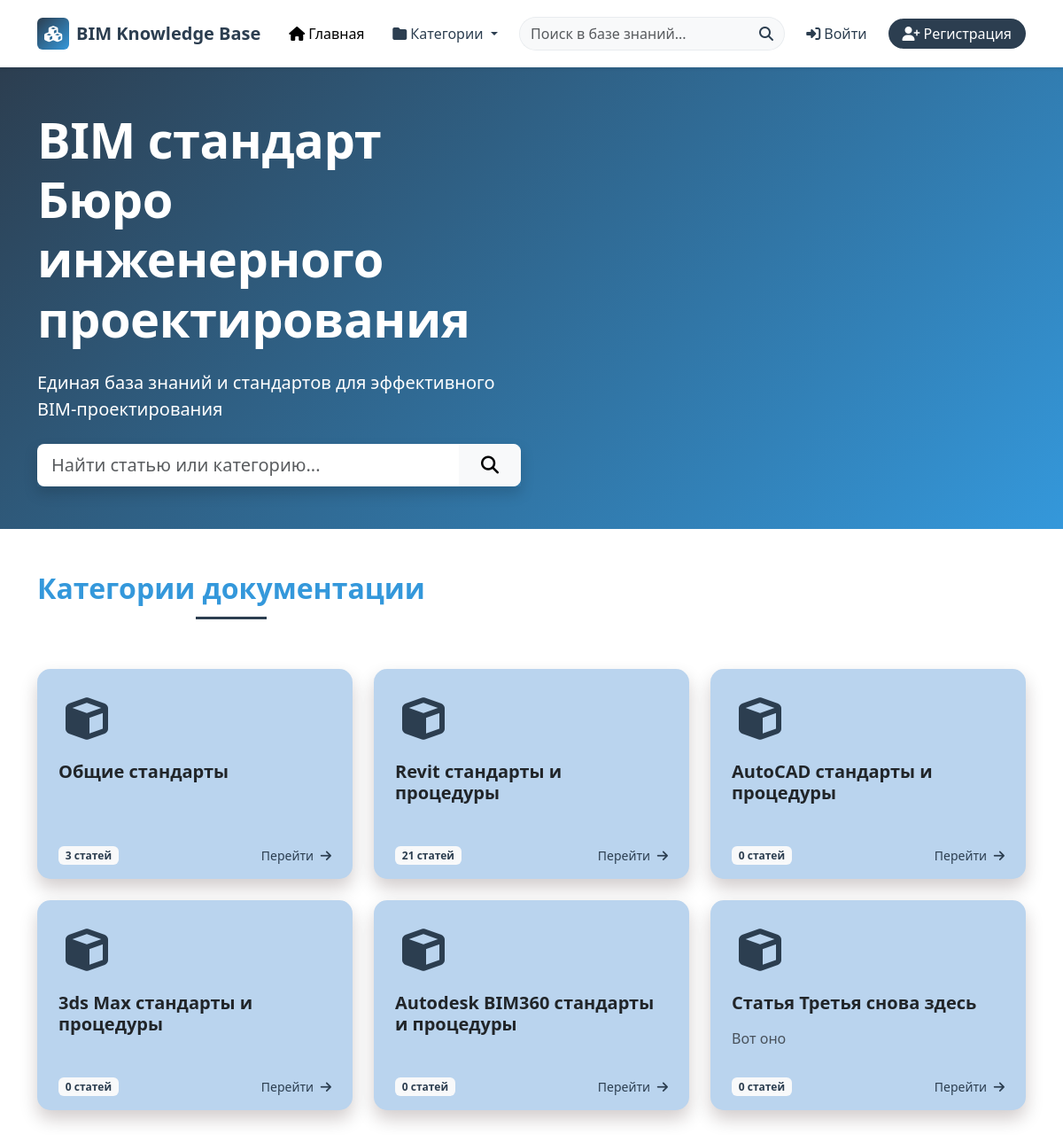
The page / on the database its author committed.
### articles/models.py (models this page shows, shortened)
class Category(models.Model):
    name = models.CharField(max_length=200)
    parent = models.ForeignKey('self', on_delete=models.SET_NULL, null=True, blank=True, related_name='subcategories')
    description = models.TextField(blank=True)
    class Meta:
        verbose_name_plural = "Categories"
    def get_absolute_url(self):
        return reverse("category_detail", kwargs={"pk": self.pk})

### articles/views.py (the view, shortened to what this page needs)
# urls.py: path('', views.HomePage.as_view(), name="home"),
class HomePage(ListView):
    model = Category
    template_name = 'articles/home.html'
    context_object_name = 'categories'
    def get_queryset(self):
        return Category.objects.filter(parent__isnull=True)
    def get_context_data(self, **kwargs):
        context = super().get_context_data(**kwargs)
        query = self.request.GET.get('q')
        return context

### articles/context_proccessors.py (called while the page is built)
def navbar_context(request):
    return{
        "menu": Category.objects.filter(parent=None),
    }

### articles/templates/articles/home.html (shortened to what this page needs)
{% extends 'base.html' %}
{% block content %}
<section class="hero-section bg-gradient-primary text-white py-5">
    <div class="container">
        <div class="row align-items-center">
            <div class="col-lg-6">
                <h1 class="hero-title display-4 fw-bold mb-4">BIM стандарт Бюро инженерного проектирования</h1>
                <p class="lead mb-4">Единая база знаний и стандартов для эффективного BIM-проектирования</p>
                <div class="hero-search-container">
                    <form method="GET" action="{% url 'home' %}" class="hero-search-form">
                        <div class="input-group input-group-lg shadow">
                            <input type="text" class="form-control hero-search-input border-0"
                                   placeholder="Найти статью или категорию..." name="q" aria-label="Search">
                            <button class="btn btn-light hero-search-btn px-4" type="submit">
                                <i class="fas fa-search"></i>
                            </button>
                        </div>
                    </form>
                </div>
            </div>
        </div>
    </div>
</section>
<section class="categories-section py-5">
    <div class="container">
        <div class="d-flex justify-content-between align-items-center mb-4">
            <h2 class="section-title fw-bold">Категории документации</h2>
        </div>
        <div class="row g-4">
            {% for category in categories %}
            <div class="col-md-6 col-lg-4">
                <div class="card category-card h-100 border-0">
                    <div class="card-body p-4">
                        <div class="category-icon text-primary rounded-circle mb-3 d-flex align-items-center justify-content-center">
                            <i class="fas fa-{{ category.icon|default:'cube' }} fa-2x"></i>
                        </div>
                        <h3 class="category-title h5 fw-bold mb-3">
                            <a href="{{ category.get_absolute_url }}" class="text-decoration-none text-dark stretched-link">{{ category.name }}</a>
                        </h3>
                        <p class="category-description text-muted mb-0">{{ category.description|truncatewords:15 }}</p>
                    </div>
                    <div class="card-footer bg-transparent border-0 d-flex justify-content-between align-items-center px-4 pb-3">
                        <span class="article-count badge bg-light text-primary">{{ category.articles.count }} статей</span>
                        <span class="read-more text-primary small">
                            Перейти <i class="fas fa-arrow-right ms-1"></i>
                        </span>
                    </div>
                </div>
            </div>
            {% endfor %}
        </div>
    </div>
</section>
{% endblock %}

### templates/base.html (shortened to what this page needs)
{% load static %}
<!DOCTYPE html>
<html lang="en">
<head>
    <link href="https://cdn.jsdelivr.net/npm/bootstrap@5.3.0/dist/css/bootstrap.min.css" rel="stylesheet">
    <link href="https://cdn.jsdelivr.net/npm/bootstrap@5.3.0-alpha1/dist/css/bootstrap.min.css" rel="stylesheet">
    <link rel="stylesheet" href="https://cdnjs.cloudflare.com/ajax/libs/font-awesome/6.4.0/css/all.min.css">
    <link rel="stylesheet" href="{% static 'css/main.css' %}">
</head>
<body>
    {% include 'navbar.html' %}
    <main>
        {% block content %}
        {% endblock %}
    </main>
</body>
</html>

### templates/navbar.html (shortened to what this page needs)
{% load static %}
<nav class="navbar navbar-expand-lg navbar-light bg-white shadow-sm sticky-top">
  <div class="container">
      <a class="navbar-brand d-flex align-items-center" href="{% url 'home' %}">
          <div class="logo-icon bg-gradient-primary text-white rounded">
              <i class="fas fa-cubes"></i>
          </div>
          <span class="ms-2 fw-bold">BIM Knowledge Base</span>
      </a>
      <div class="collapse navbar-collapse" id="navbarContent">
          <ul class="navbar-nav me-auto mb-2 mb-lg-0">
              <li class="nav-item">
                  <a class="nav-link {% if request.path == '/' %}active{% endif %} px-3" href="{% url 'home' %}">
                      <i class="fas fa-home me-1"></i>Главная
                  </a>
              </li>
              <li class="nav-item dropdown">
                  <a class="nav-link dropdown-toggle px-3" href="#" id="navbarCategories" role="button"
                     data-bs-toggle="dropdown" aria-expanded="false">
                      <i class="fas fa-folder me-1"></i>Категории
                  </a>
              </li>
          </ul>
          <form class="d-flex mx-auto search-form" method="POST" action="{% url 'search_results' %}">
            <div class="input-group">
                <input class="form-control search-input border-end-0" type="search" placeholder="Поиск в базе знаний..."
                       aria-label="Search" name="searched" value="{{ request.POST.searched|default:'' }}">
                <button class="btn search-btn border-start-0" type="submit">
                    <i class="fas fa-search"></i>
                </button>
            </div>
          </form>
          <ul class="navbar-nav ms-auto">
              {% if user.is_authenticated %}
                  <li class="nav-item dropdown">
                      <a class="nav-link dropdown-toggle user-menu d-flex align-items-center" href="#" id="navbarUser" role="button"
                         data-bs-toggle="dropdown" aria-expanded="false">
                          <div class="user-avatar me-2">
                              <i class="fas fa-user-circle"></i>
                          </div>
                          <span>{{ user.username }}</span>
                      </a>
                      <ul class="dropdown-menu dropdown-menu-end shadow border-0" aria-labelledby="navbarUser">
                          <li><a class="dropdown-item py-2" href="{% url 'profile' %}">
                              <i class="fas fa-user me-2"></i>Профиль
                          </a></li>
                          {% if user.is_staff %}
                              <li><a class="dropdown-item py-2" href="{% url 'admin:index' %}">
                                  <i class="fas fa-cog me-2"></i>Админ панель
                              </a></li>
                              <li><hr class="dropdown-divider"></li>
                          {% endif %}
                          <li>
                              <form method="post" action="{% url 'logout' %}">
                                  {% csrf_token %}
                                  <button class="dropdown-item py-2" type="submit">
                                      <i class="fas fa-sign-out-alt me-2"></i>Выйти
                                  </button>
                              </form>
                          </li>
                      </ul>
                  </li>
              {% else %}
                  <li class="nav-item me-2">
                      <a class="nav-link btn btn-outline-primary login-btn px-3" href="{% url 'login' %}">
                          <i class="fas fa-sign-in-alt me-1"></i>Войти
                      </a>
                  </li>
                  <li class="nav-item">
                      <a class="nav-link btn btn-primary signup-btn px-3 text-white" href="{% url 'signup' %}">
                          <i class="fas fa-user-plus me-1"></i>Регистрация
                      </a>
                  </li>
              {% endif %}
          </ul>
      </div>
  </div>
</nav>

### static/css/main.css (style rules this page uses)
.form-control, input[type="text"], input[type="password"], input[type="email"], input[type="url"], select, textarea { display: block; width: 100%; padding: 0.375rem 0.75rem; font-size: 1rem; font-weight: 400; line-height: 1.5; color: #212529; background-color: #fff; background-clip: padding-box; border: 1px solid #ced4da; border-radius: 0.25rem; transition: border-color 0.15s ease-in-out, box-shadow 0.15s ease-in-out; }
:root { --primary-color: #2070b0; --secondary-color: #34495e; --accent-color: #3498db; --light-bg: #f5f9fc; --border-color: #e1e8ed; --text-primary: #333333; --text-secondary: #666666; }
body { color: var(--text-primary); }
a { color: var(--primary-color); text-decoration: none; transition: color 0.3s ease; }
.btn-primary { background-color: var(--accent-color); border-color: var(--accent-color); }
.section-title { text-align: center; margin-bottom: 2rem; color: var(--secondary-color); position: relative; padding-bottom: 1rem; }
.section-title:after { content: ''; position: absolute; bottom: 0; left: 50%; transform: translateX(-50%); width: 80px; height: 3px; background-color: var(--primary-color); }
.category-card { background: #f9f9f9; border-radius: 15px; box-shadow: 0 4px 12px rgba(0,0,0,0.05); transition: all 0.3s ease; overflow: hidden; position: relative; }
.category-icon { font-size: 36px; color: #6c63ff; margin-bottom: 10px; }
.category-title a { text-decoration: none; color: #333; transition: color 0.2s; }
.category-description { color: #555; }
.read-more { text-decoration: none; color: #6c63ff; font-weight: 500; }
.text-primary { color: #3a5cad !important; }
.btn-primary { background-color: #3a5cad; border-color: #3a5cad; }
.btn-outline-primary { color: #3a5cad; border-color: #3a5cad; }

### templates/navbar.html (style rules this page uses)
.navbar { padding: 15px 0; transition: all 0.3s ease; }
.logo-icon { background: linear-gradient(135deg, #2c3e50 0%, #3498db 100%); width: 36px; height: 36px; border-radius: 8px; display: flex; align-items: center; justify-content: center; font-size: 18px; }
.navbar-brand { font-weight: 700; color: #2c3e50; }
.nav-link { font-weight: 500; color: #2c3e50; transition: all 0.2s ease; }
.nav-link:hover, .nav-link.active { color: #3498db; }
.search-form { width: 300px; }
.search-input { border-radius: 20px 0 0 20px; border-color: #e9ecef; background-color: #f8f9fa; }
.search-btn { border-radius: 0 20px 20px 0; background-color: #f8f9fa; border-color: #e9ecef; color: #2c3e50; }
.login-btn, .signup-btn { border-radius: 20px; padding: 5px 15px; font-weight: 500; transition: all 0.3s ease; }
.login-btn { border-color: #2c3e50; color: #2c3e50; }
.signup-btn { background-color: #2c3e50; border-color: #2c3e50; }

### articles/templates/articles/home.html (style rules this page uses)
:root { --primary-color: #2c3e50; --secondary-color: #3498db; --accent-color: #e74c3c; --light-bg: #f8f9fa; --dark-text: #343a40; }
.bg-gradient-primary { background: linear-gradient(135deg, var(--primary-color) 0%, var(--secondary-color) 100%); }
.category-icon { width: 64px; height: 64px; font-size: 24px; }
.category-card { transition: transform 0.3s ease, box-shadow 0.3s ease; background-color:rgb(186, 212, 238); box-shadow: 0 10px 20px rgba(29, 2, 2, 0.2); }
.text-primary { color: var(--primary-color) !important; }
.bg-primary, .btn-primary { background-color: var(--primary-color) !important; border-color: var(--primary-color) !important; }
.hero-title { font-weight: 700; letter-spacing: -0.5px; }

### rows shown on the page
Category: name "Общие стандарты", articles.count "3"
Category: name "Revit стандарты и процедуры", articles.count "21"
Category: name "AutoCAD стандарты и процедуры", articles.count "0"
Category: name "3ds Max стандарты и процедуры", articles.count "0"
Category: name "Autodesk BIM360 стандарты и процедуры", articles.count "0"
Category: name "Статья Третья снова здесь", description "Вот оно", articles.count "0"
